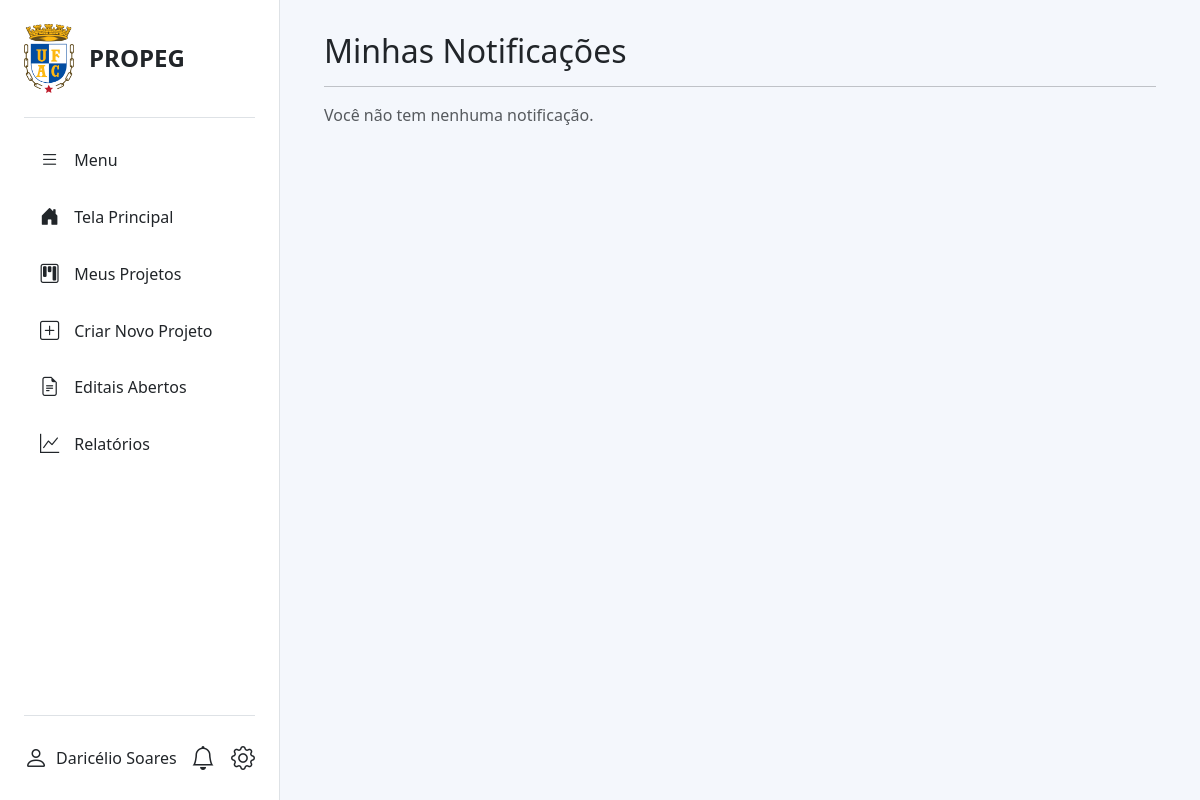
The page /notificacoes/ (signed in) on the database as committed earlier.
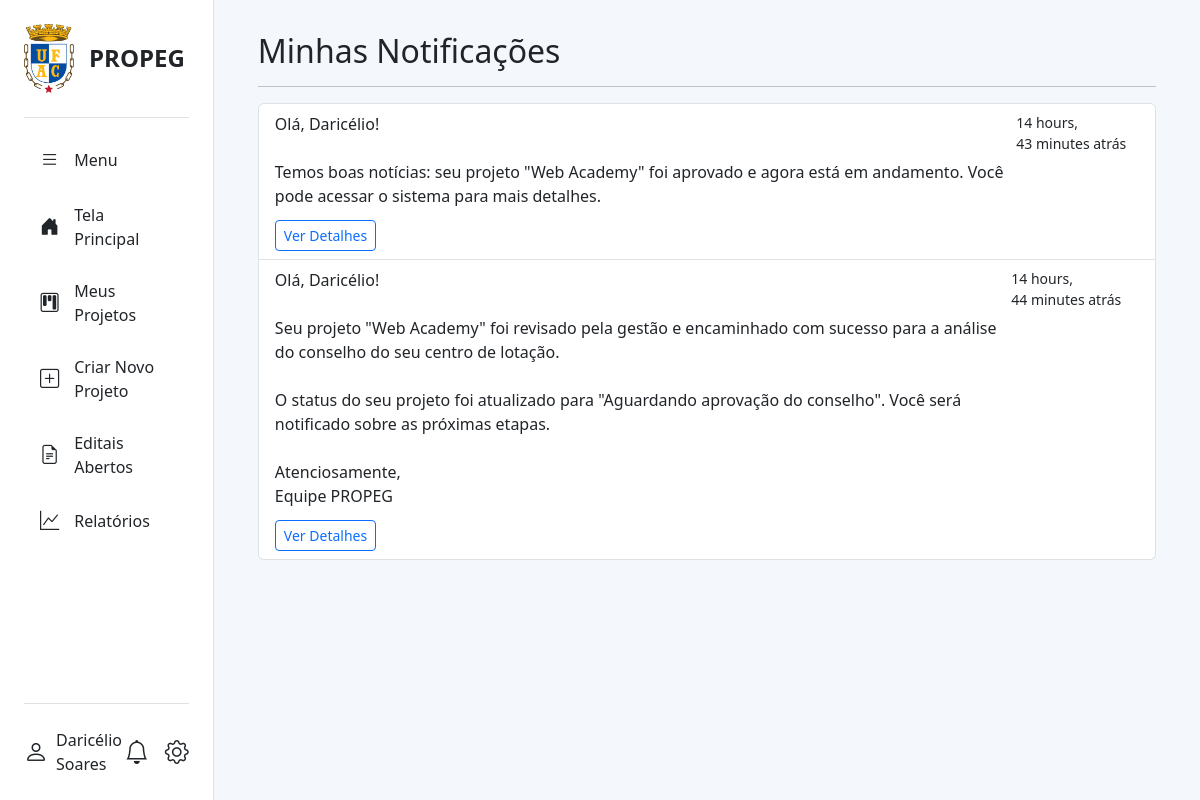
The same page on the database as committed later.
### projetos_institucionais/models.py (models this page shows, shortened)
class Notificacao(models.Model):
    destinatario = models.ForeignKey(
        settings.AUTH_USER_MODEL,
        on_delete=models.CASCADE,
        related_name='notificacoes',
    )
    mensagem = models.TextField()
    lida = models.BooleanField(default=False)
    data_criacao = models.DateTimeField(auto_now_add=True)
    link = models.URLField(blank=True, null=True, help_text="Link para a página relevante, se houver.")
    class Meta:
        ordering = ['-data_criacao']
        verbose_name = "Notificação"
        verbose_name_plural = "Notificações"

### projetos_institucionais/views.py (the view)
# urls.py: path('notificacoes/', views.lista_notificacoes, name='lista_notificacoes'),
@login_required
def lista_notificacoes(request):
    notificacoes = Notificacao.objects.filter(destinatario=request.user)
    notificacoes.update(lida=True)
    return render(request, 'projetos_institucionais/notificacoes.html', {'notificacoes': notificacoes})

### projetos_institucionais/context_processors.py (called while the page is built)
def unread_notifications_context(request):
    if request.user.is_authenticated:
        unread_count = Notificacao.objects.filter(destinatario=request.user, lida=False).count()
        return {'unread_notifications_count': unread_count}
    return {}

### templates/projetos_institucionais/notificacoes.html (shortened to what this page needs)
{% extends "base2.html" %}
{% block content %}
<div class="container-fluid">
    <h2 class="mb-3">Minhas Notificações</h2>
    <hr>
    <div class="list-group">
        {% for notificacao in notificacoes %}
            <div class="list-group-item list-group-item-action">
                <div class="d-flex w-100 justify-content-between">
                    <p class="mb-1">{{ notificacao.mensagem|linebreaksbr }}</p>
                    <small>{{ notificacao.data_criacao|timesince }} atrás</small>
                </div>
                {% if notificacao.link %}
                <a href="{{ notificacao.link }}" class="btn btn-sm btn-outline-primary mt-2">Ver Detalhes</a>
                {% endif %}
            </div>
        {% empty %}
            <p class="text-muted">Você não tem nenhuma notificação.</p>
        {% endfor %}
    </div>
</div>
{% endblock %}

Rows that differ between the two databases and show on the page:
added Notificacao: mensagem "Olá, Daricélio! Temos boas notícias: seu projeto \"Web Academy\" foi aprovado e agora está em andamento. Você pode acessar o sistema para mais detalhes.", data_criacao "14 hours, 43 minutes"
added Notificacao: mensagem "Olá, Daricélio! Seu projeto \"Web Academy\" foi revisado pela gestão e encaminhado com sucesso para a análise do conselho do seu centro de lotação. O status do seu projeto foi atualizado para \"Aguardando aprovação do conselho\". Você será notificado sobre as próximas etapas. Atenciosamente, Equipe PROPEG", data_criacao "14 hours, 44 minutes"
Other text that changed with them:
text no longer shown: "Você não tem nenhuma notificação."
